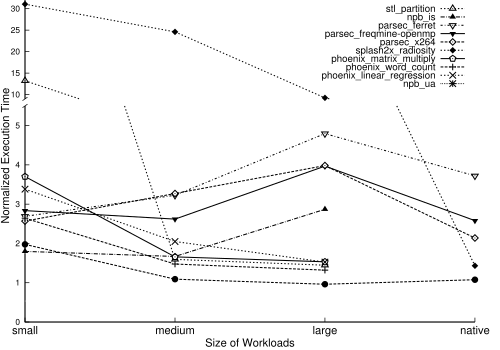

Generate this figure with gnuplot:
set terminal postscript color eps enhanced "NimbusSanL-Regu, 12" fontfile "/usr/share/texmf-texlive/fonts/type1/urw/helvetic/uhvr8a.pfb"

## LABEL ##
set ylabel "Normalized Execution Time" font ", 16" offset 0.9,7
set xlabel "Size of Workloads" font ", 16" offset 0,0

set style line 1 lt 1 pt 14
set style line 2 lt 2 pt 1
set style line 3 lt 3 pt 2
set style line 4 lt 4 pt 3
set style line 5 lt 5 pt 4
set style line 6 lt 6 pt 5
set style line 7 lt 1 pt 6
set style line 8 lt 2 pt 7
set style line 9 lt 3 pt 8
set style line 10 lt 5 pt 9
set style line 11 lt 6 pt 10
set style line 12 lt 1 pt 11
set style line 13 lt 2 pt 12
set style line 14 lt 3 pt 13


## SCALE ##
#set auto x
#set auto y
set yrange [0:15]
set xtics nomirror
set ytics nomirror

## STYLE ##
#set boxwidth 0.2 absolute
set style data linespoints
set style fill solid border -1
#set xtics rotate by -90 offset -1.5,0

set datafile missing "-"
set xtics ("small" 1, "medium" 2, "large" 3, "native" 4) font ",16"

#reset
unset key
bm = 0.08
lm = 0.05
rm = 0.95
gap = 0.02
size = 3.2
y1 = 0.0; y2 = 5.5; y3 = 9; y4 = 32

set multiplot
set ytics nomirror
set lmargin at screen lm
set rmargin at screen rm
set bmargin at screen bm
set tmargin at screen bm + size * (abs(y2-y1) / (abs(y2-y1) + abs(y4-y3) ) )

set yrange [y1:y2]


set border 3

## PLOT ##
plot 'workload_sensitivity.dat' using ($1):2 notitle lc rgb"white" lt -1 pt 0, \
for [j=91:100] '' using ($1):j title columnheader(j)  w linespoints ls (j-(floor(j/14)*14)+1) lc rgb "black" ps 1.5 pi -1 lw 3

set arrow from screen lm - gap / 4.0, bm + size * (abs(y2-y1) / (abs(y2-y1)+abs(y4-y3) ) ) - gap / 4.0 to screen \
lm + gap / 4.0, bm + size * (abs(y2-y1) / (abs(y2-y1) + abs(y4-y3) ) ) + gap / 4.0 nohead

set arrow from screen lm - gap / 4.0, bm + size * (abs(y2-y1) / (abs(y2-y1)+abs(y4-y3) ) ) - gap / 4.0  + gap to screen \
lm + gap / 4.0, bm + size * (abs(y2-y1) / (abs(y2-y1) + abs(y4-y3) ) ) + gap / 4.0 + gap nohead

unset xtics
unset ylabel
unset xlabel
set key maxcols 1 font ",14"
set border 2

set bmargin at screen bm + size * (abs(y2-y1) / (abs(y2-y1) + abs(y4-y3) ) ) + gap
set tmargin at screen bm + size + gap - 0.2
set yrange [y3:y4]

plot 'workload_sensitivity.dat' using ($1):2 notitle lc rgb"white" lt -1 pt 0, \
for [j=92:101] '' using ($1):j title columnheader(j)  w linespoints ls (j-(floor(j/14)*14)+1) lc rgb "black" ps 1.5 pi -1 lw 3


unset multiplot
